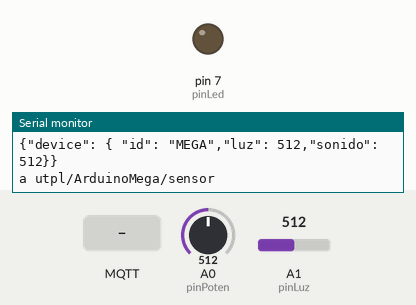
Bench run of a sketch on a simulated Arduino Uno, built with avr-gcc and run on an emulated ATmega328P. Parts: output pins drawn as LEDs (lit = HIGH), the last lines printed to the serial monitor. Inputs (shaded band) come from the test bench; at power-on: A0 (pinPoten) = 512, A1 (pinLuz) = 512. WiFi joins after 1.5 s; servers stay silent unless stated; no MQTT or app messages arrive unless stated.

Above: at 2.7 s.
2.8 s: MQTT message "ON" arrives on the first subscribed topic
At 4.3 s:
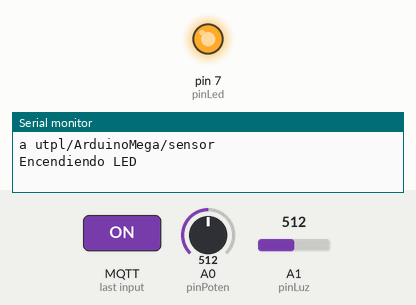
5.0 s: MQTT message "OFF" arrives on the first subscribed topic
At 5.9 s:
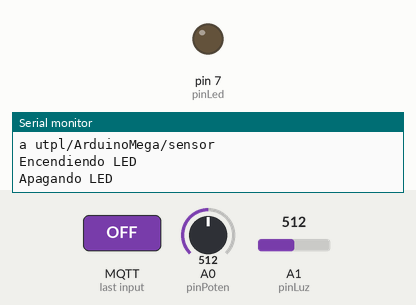
Timing chart, 0 to 8.0 s (numbered marks = the images above; inputs shaded):
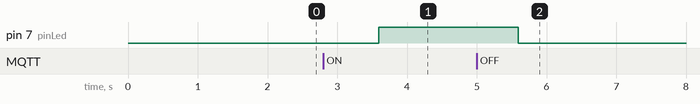

The sketch:

MqttArduino.ino
```cpp
#include <SPI.h>
//libreria que permita conectarse con MQTT
#include <PubSubClient.h>
//libreria que permite conectarse a una red a traves de la placa ethernet.
#include <Ethernet.h>

//direccion del broker
#define MQTT_SERVER_NAME "192.168.0.12"
// # puerto de broker
#define MQTT_SERVER_PORT 1883
#define MQTT_CLIENTID   "Arduino_MEGA"
// Topico al cual se subscribira el Arduino
#define MQTT_TOPIC_SUBSCRIBE  "utpl/ArduinoMega/led"
// Topico al cual publicara el Arduino
#define MQTT_TOPIC_PUBLISH   "utpl/ArduinoMega/sensor"

//Direccion MAC de la placa ethernet
byte mac[] = { 0x90, 0xA2, 0x01, 0x02, 0x03, 0x04 };

// creando un objeto PubSubClient
PubSubClient client;

// creando un objeto ethernetClient
EthernetClient eclient;

//Sensores y led
int pinLed = 7;
int pinLuz = A1; //Sensor de LUZ
int pinPoten = A0; // Potenciometro

//buffer para el almacenamiento del mensaje de la funcion buildJson()
char message_buff[100];

void setup() {
  // especificamos que el pin 7 sera de salida esto permitira apagarlo o encenderlo.
  pinMode(pinLed, OUTPUT);

  // inicializar consola de debug en Puerto 9600
  Serial.begin(9600);
  //Verificando si DHCP asignao direccion IP
  if (Ethernet.begin(mac) == 0) {
    Serial.println("No Se pudo Obtener IP");
    return;
  }
  Serial.print("IP:");
  Serial.println(Ethernet.localIP());
  //se crea una instancia del cliente donde se especifica el broker al cual se conectara
  //ademas del puerto, tambien especificamos un callback que es una funcion que se llama cuando llegan
  //mensajes de los topicos a los que se esta subscrito si no se requiere callback, ajústelo a 0.
  client = PubSubClient(MQTT_SERVER_NAME, 1883, callback, eclient);

}

void loop() {
  // put your main code here, to run repeatedly:
  int sensorValue = analogRead(pinLuz);
  int sensorValue1 = analogRead(pinPoten);

  // se verifica si el cliente esta conectado
  if (!client.connected()) {
    Serial.println("Conectando servidor MQTT");

    if (client.connect(MQTT_CLIENTID)) {
      String json = buildJson(sensorValue, sensorValue1);
      char jsonStr[200];
      json.toCharArray(jsonStr, 200);
  // el clienete se subcribe al topico
      client.subscribe(MQTT_TOPIC_SUBSCRIBE);
      Serial.print("Intentando Enviar: \n");
      Serial.println(jsonStr);
      Serial.print("a ");
      Serial.println(MQTT_TOPIC_PUBLISH);

    } else {
      Serial.println("No se pudo conectar");
    }
  }
  client.loop();
  publicar();
  // subscrbir ();
}
// funcion que permite publicar sobre un topico
void publicar () {
  int sensorValue = analogRead(pinLuz);
  int sensorValue1 = analogRead(pinPoten);
  String json = buildJson(sensorValue, sensorValue1);
  char jsonStr[200];
  json.toCharArray(jsonStr, 200);
  client.publish(MQTT_TOPIC_PUBLISH, jsonStr);
  delay(1000);

}
// funcion que permite subscribirse a un topico.
void subscrbir () {
  client.subscribe(MQTT_TOPIC_SUBSCRIBE);
}

//funcion que construye un mensaje con el formato Json
// que publicara los valores de los sensores
String buildJson(int sensorValue, int sensorValue1) {

  String data = "{";
  data += "\"device\": {";
  data += " \"id\": \"MEGA\",";
  data += "\"luz\": ";
  data += (int)sensorValue;
  data += ",";
  data += "\"sonido\": ";
  data += (int)sensorValue1;
  data += "}";
  data += "}";
  return data;
}

// funcion que maneja los mensajes que llegan del topico al cual se esta subscrito
void callback(char* topic, byte* payload, unsigned int length) {
  int i;

  // crea un buffer de caracteres
  for (i = 0; i < length; i++) {
    message_buff[i] = payload[i];
  }
  message_buff[i] = '\0';

  String msgString = String(message_buff);
//si el mensaje que recibe en igual a OFF, desactiva el LED
  if (msgString.equals("OFF")) {
    digitalWrite(pinLed, LOW);
    Serial.println("Apagando LED");
  }
  //si el mensaje que recibe en igual a ON, activa el LED
  else if (msgString.equals("ON")) {
    digitalWrite(pinLed, HIGH);
    Serial.println("Encendiendo LED");
  }

}
```

Measured:
- after the input at 2.8 s, pin 7 (pinLed): LOW → HIGH after 0.79 s
- after the input at 5.0 s, pin 7 (pinLed): HIGH → LOW after 0.60 s
